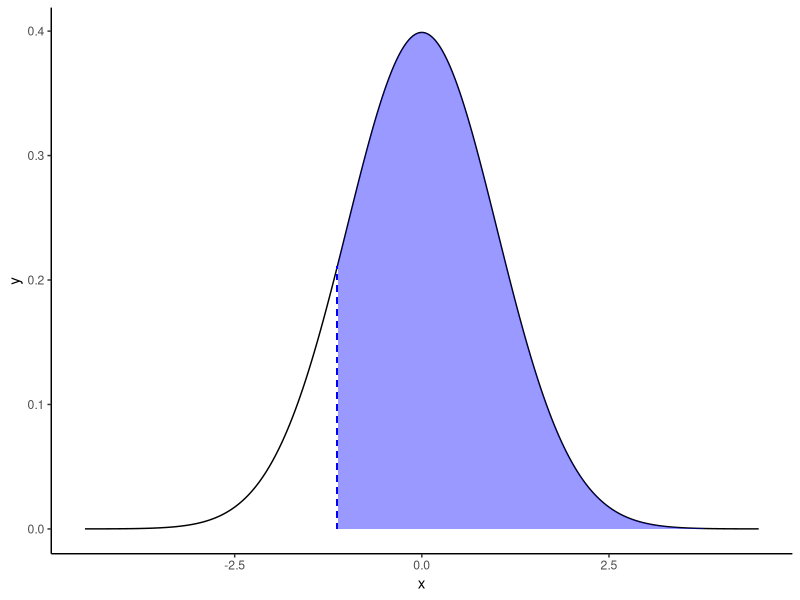
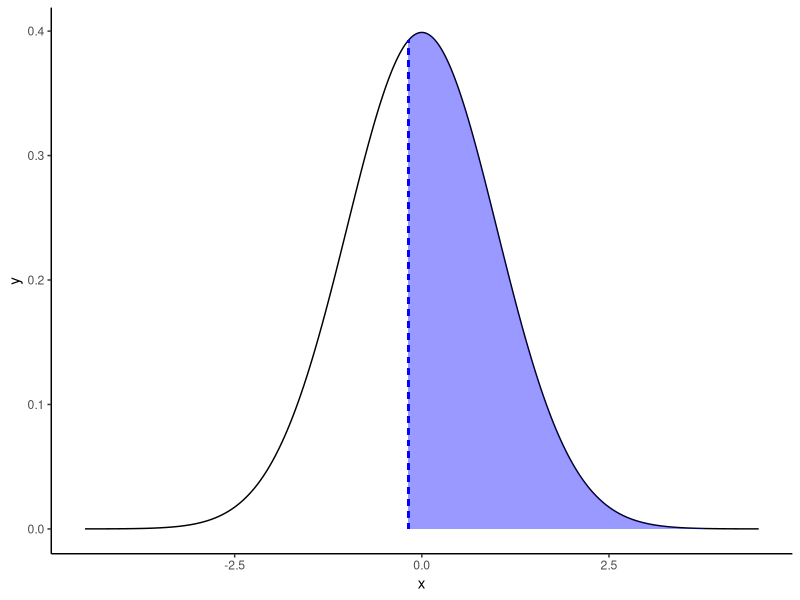
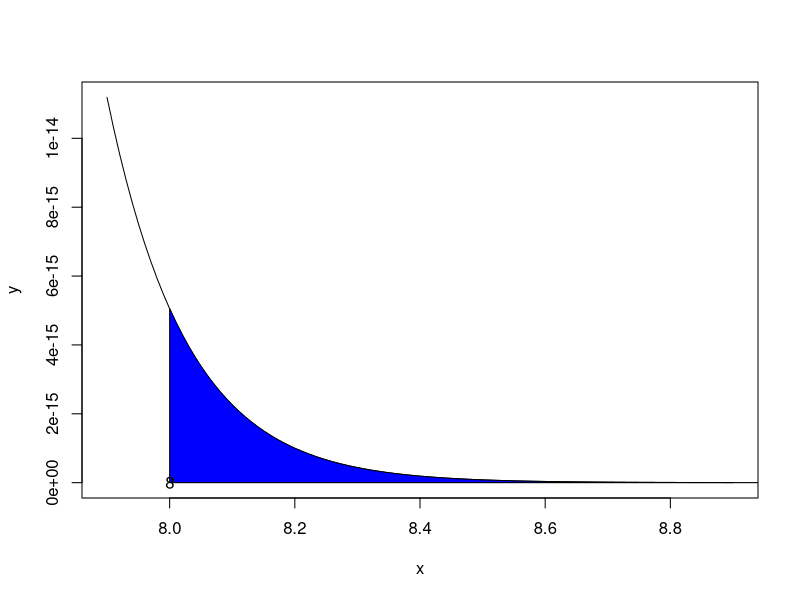
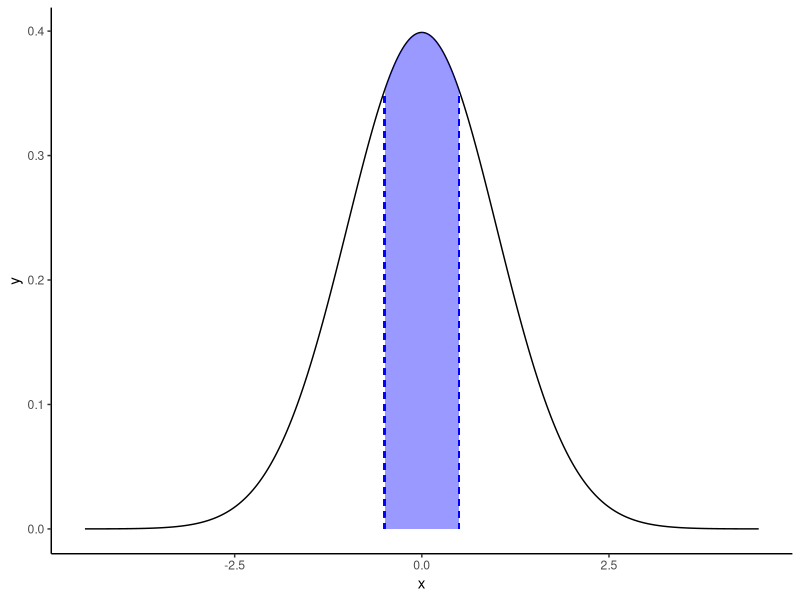
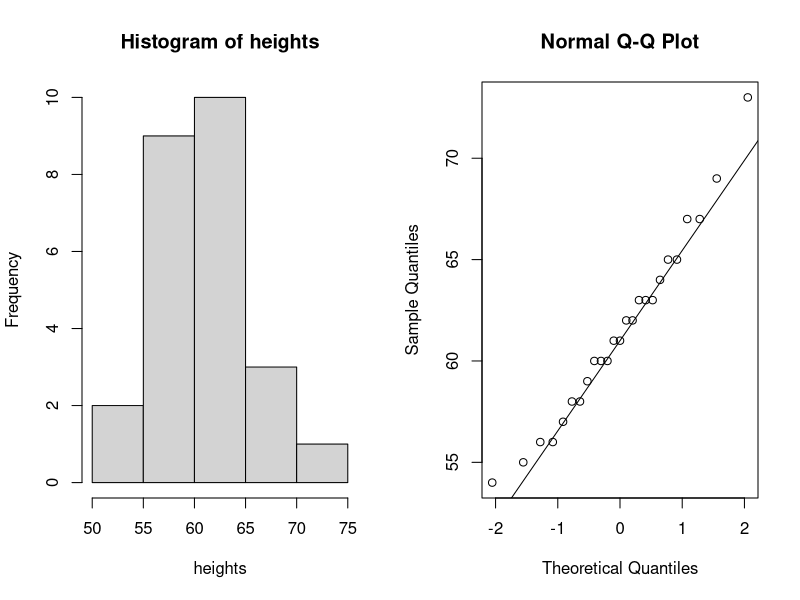

Write the R code that produced these figures, in order.
## ---- chunk 1
knitr::opts_chunk$set(echo = TRUE)
## ---- chunk 2
library(ggplot2)
library(dplyr)
## ---- chunk 3
x <- seq(-4.5,4.5,0.01)
y <- dnorm(x, 0, 1)
df <- data.frame(x,y)
# Plot
df %>%
    ggplot(aes(x,y))+geom_line()+
    geom_segment(aes(-1.13,0,xend = -1.13, yend = dnorm(-1.13,0,1)), linetype=2, col="blue")+
    geom_ribbon(data = subset(df,x>-1.13), aes(x = x , ymax = y), ymin = 0, fill="blue",alpha=0.4)+theme_classic()

## ---- chunk 4
round(100*pnorm(-1.13, 0, 1, lower.tail = FALSE), 2)
## ---- chunk 5
cut_point <- -0.18
x <- seq(-4.5,4.5,0.01)
y <- dnorm(x, 0, 1)
df <- data.frame(x,y)
# Plot
df %>%
    ggplot(aes(x,y))+geom_line()+
    geom_segment(aes(cut_point,0,xend = cut_point, yend = dnorm(cut_point,0,1)), linetype=2, col="blue")+
    geom_ribbon(data = subset(df,x>cut_point), aes(x = x , ymax = y), ymin = 0, fill="blue",alpha=0.4)+theme_classic()

## ---- chunk 6
round(100*pnorm(cut_point, 0, 1, lower.tail = TRUE), 2)
## ---- chunk 7
x <- seq(7.9, 8.9, by = 0.01)
y <- dnorm(x,0,1)
v<-seq(8,9,0.01)
w<-dnorm(v,0,1)
plot(x,y,type = 'l')
polygon(c(8,v,9),c(0,w,0),col='blue')
text(x=8,y=0,"8")

## ---- chunk 8
options(scipen=16)
100*pnorm(cut_point, 0, 1, lower.tail = FALSE)
## ---- chunk 9
cut_point <- 0.5
x <- seq(-4.5,4.5,0.01)
y <- dnorm(x, 0, 1)
df <- data.frame(x,y)
# Plot
df %>%
    ggplot(aes(x,y))+geom_line()+
    geom_segment(aes(-cut_point,0,xend = -cut_point, yend = dnorm(-cut_point,0,1)), linetype=2, col="blue")+
    geom_segment(aes(cut_point,0,xend = cut_point, yend = dnorm(cut_point,0,1)), linetype=2, col="blue")+
    geom_ribbon(data = subset(df,x>-cut_point & x < cut_point), aes(x = x , ymax = y), ymin = 0, fill="blue",alpha=0.4)+theme_classic()

## ---- chunk 10
round(100*pnorm(-cut_point, 0, 1, lower.tail = TRUE)-pnorm(-cut_point, 0, 1, lower.tail = TRUE), 2)
## ---- chunk 11
(4948 - 4313)/583
(5513-5261)/807
## ---- chunk 12
pnorm(4948,4313,583, lower.tail = FALSE)
## ---- chunk 13
pnorm(5513,5261,807, lower.tail = FALSE)
## ---- chunk 14
heights <- c(54, 55, 56, 56, 57, 58, 58, 59, 60, 60, 60, 61, 61, 62, 62, 63, 63, 63, 64, 65, 65, 67, 67, 69, 73)
mean_height <- 61.52
std_height <- 4.58
## ---- chunk 15
length(heights[heights >=( mean_height - std_height) & heights <=( mean_height + std_height)])/length(heights)*100


length(heights[heights >=( mean_height - 2*std_height) & heights <=( mean_height + 2*std_height)])/length(heights)*100

length(heights[heights >=( mean_height - 3*std_height) & heights <=( mean_height + 3*std_height)])/length(heights)*100

## ---- chunk 16
par(mfrow=c(1,2))
hist(heights)
qqnorm(heights)
qqline(heights)
## ---- chunk 17
dbinom(1,size = 10, prob = 0.02)
## ---- chunk 18
dbinom(0,size = 100, prob = 0.02)
## ---- chunk 19
1/0.02
## ---- chunk 20
sqrt((1-0.02)/0.02^2)
## ---- chunk 21
1/0.05
## ---- chunk 22
sqrt((1-0.05)/0.05^2)
## ---- chunk 23
dbinom(2,3,0.51)
## ---- chunk 24
p <- 0.51
BBB <- p*p*(1-p)
BGB <- p*(1-p)*p
GBB <- (1-p)*p*p
total <- BBB + BGB + GBB
total
## ---- chunk 25
dbinom(2, 9, 0.15)*0.15
